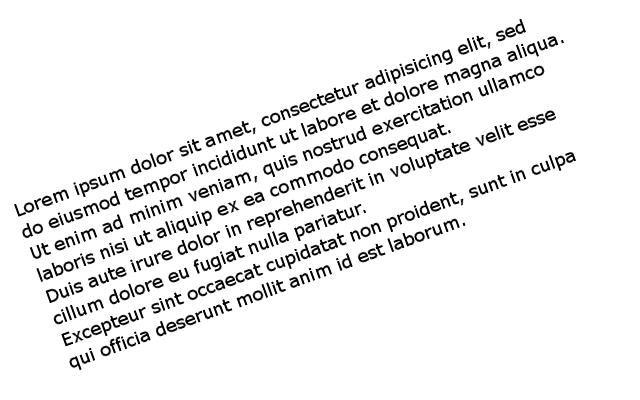
//> input picture Workspace/opencv2/m20.jpg, 640 x 400 px
$ ./text_recog   (built with g++ and OpenCV 4)
//> lines starting //> are read from the running program, lines starting //| are printed output that depends on the picture; after the words box and inside, x2 and y2 are one past the last pixel; in counts of white or black regions, pixels touching at a corner belong together
#include <opencv/cv.h>
#include <opencv/highgui.h>
#include <stdlib.h>
#include <time.h>

using namespace cv;

void compute_skew(const char* filename) {
//> called with filename = "m20.jpg"
	// Load in grayscale.

	cv::Mat src = cv::imread(filename, 0);
//> src is the input picture: 400 rows x 640 cols, CV_8UC1; min 0, max 255, mean 237.7
	cv::Size size = src.size();
//> size = Size(640, 400)

	//inverse colors
	cv::bitwise_not(src, src);
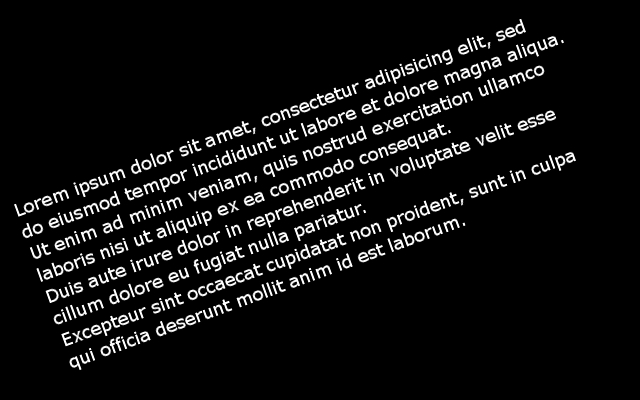
//> src: 400 rows x 640 cols, CV_8UC1; min 0, max 255, mean 17.3

	std::vector<cv::Vec4i> lines;
	cv::HoughLinesP(src, lines, 1, CV_PI / 180, 100, size.width / 2.f, 20);
//> lines = 78 lines (x1, y1, x2, y2), first 8: [65, 343, 575, 158], [23, 229, 564, 32], [47, 295, 558, 109], [62, 338, 573, 152], [24, 237, 565, 40], [65, 345, 575, 160], [23, 237, 563, 40], [31, 251, 541, 65]

	cv::Mat disp_lines(size, CV_8UC1, cv::Scalar(0, 0, 0));
	double angle = 0.;
	unsigned nb_lines = lines.size();
//> nb_lines = 78
	for (unsigned i = 0; i < nb_lines; ++i) {
		cv::line(disp_lines, cv::Point(lines[i][0], lines[i][1]),
				cv::Point(lines[i][2], lines[i][3]), cv::Scalar(255, 0, 0));
		angle += atan2((double) lines[i][3] - lines[i][1],
				(double) lines[i][2] - lines[i][0]);
	}
//> this loop made 78 passes
//> angle on passes 1 to 12: -0.348, -0.697, -1.05, -1.4, -1.74, -2.09, -2.44, -2.79, -3.14, -3.49, -3.84, -4.19
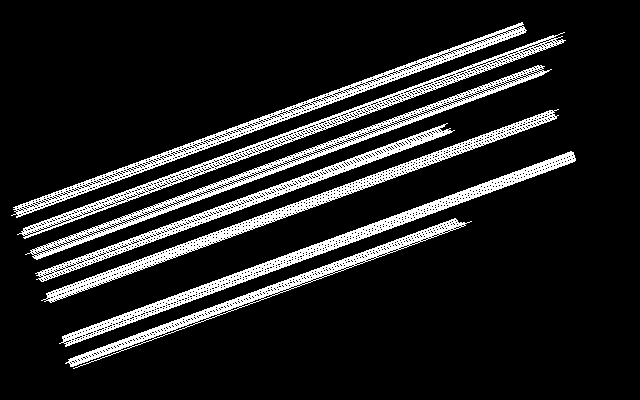
//> disp_lines: 400 rows x 640 cols, CV_8UC1; 13.2% white in thin lines or dots, all inside (x1, y1, x2, y2) = (11, 22, 576, 369)
//> after the loop, angle = -27.22
	angle /= nb_lines; // mean angle, in radians.
//> angle = -0.349

	cv::imshow(filename, disp_lines);
	cv::waitKey(0);
	cv::destroyWindow(filename);
}
const char* files[] = { "m20.jpg"};

int main()
{
	unsigned nb_files = sizeof(files) / sizeof(const char*);
	for (unsigned i = 0; i < nb_files; ++i)
		compute_skew(files[i]);
}
